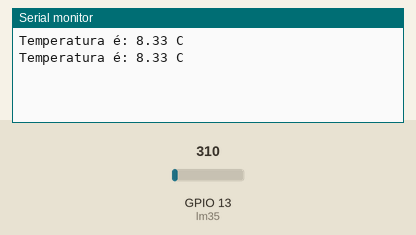
Recording of a sketch running on a simulated ESP32. Parts: the last lines printed to the serial monitor. The inputs (shaded band) are chosen by the test bench; at power-on: GPIO 13 (lm35) = 310 (analog values on the 0–4095 scale).

Above: at 1.8 s.
1.9 s: GPIO 13 (lm35) set to 372
At 2.8 s:
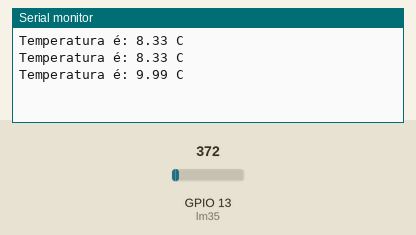
3.4 s: GPIO 13 (lm35) set to 434
At 4.6 s:
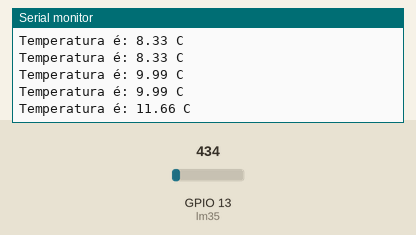
Timing chart, 0 to 6.4 s (numbered marks = the images above; inputs shaded):
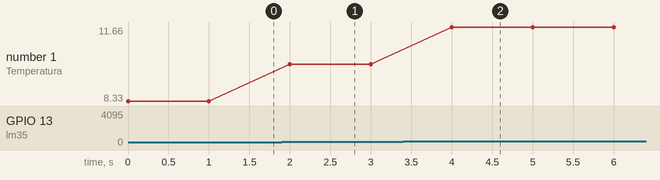

The sketch:

pratica02.ino
```cpp
int lm35 = 13;
int adc;
float temperatura;

void setup() {
  Serial.begin(115200); // Inicia a porta serial
  analogReadResolution(12); // resolução do ADC 12 bits
  analogSetAttenuation(ADC_0db);
}

void loop() {
  adc = analogRead(lm35);
  temperatura = adc * 0.02686203;
  Serial.print("Temperatura é: ");
  Serial.print(temperatura);
  Serial.println(" C");
  delay(1000);
}
```

Measured:
- after the input at 1.9 s, the serial monitor: prints a new line after 0.10 s (image 1)
- after the input at 3.4 s, the serial monitor: prints a new line after 0.60 s (image 2)
- plotted number 1: 8.33 → 9.99 after the input at 1.9 s, 9.99 → 11.66 after the input at 3.4 s
